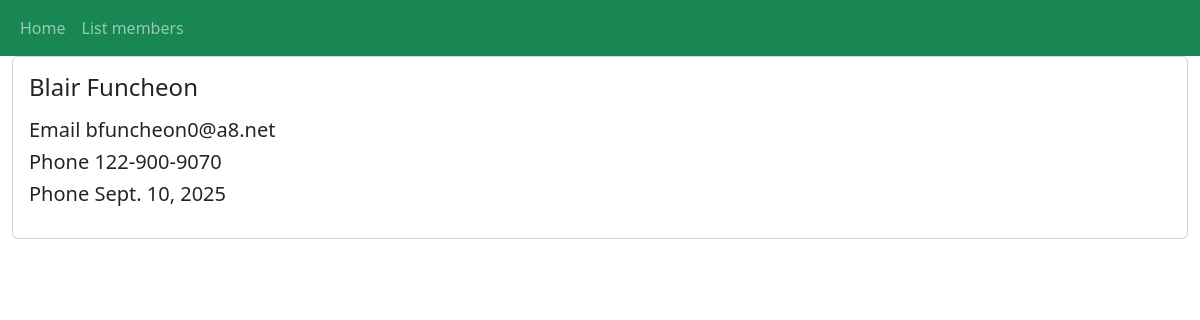
Page /members/details/17 on the committed database.
### members/models.py (models this page shows, shortened)
class Member(models.Model):
    fname = models.CharField(max_length=255, verbose_name="Firstname")
    lname = models.CharField(max_length=255, verbose_name="Lastname")
    email = models.CharField(null=True)
    phone = models.CharField(max_length=12, null=True)
    join_date = models.DateField(null=True,auto_now_add=True)

### members/views.py (the view)
# urls.py: path('members/details/<int:id>',views.user_details,name='details')
def user_details(request,id):
    member = Member.objects.get(id = id)
    template = loader.get_template("memberDetail.html")
    context = {
        "member":member
    }
    return HttpResponse(template.render(context,request))

### members/templates/memberDetail.html (shortened to what this page needs)
{% extends "master.html" %}
{% block content %}
<div class="row justify-content-start align-items-start g-2">
    <div class="col">
        <div class="card">
            <div class="card-body">
                <h4 class="card-title">{{member.fname}} {{member.lname}}</h4>
                <p class="card-text">
                    <h5>Email {{member.email}}</h5>
                    <h5>Phone {{member.phone}}</h5>
                    <h5>Phone {{member.join_date}}</h5>
                </p>
            </div>
        </div>
    </div>
</div>
{% endblock content %}

### rows in the picture
Member: fname "Blair", lname "Funcheon", email "bfuncheon0@a8.net", phone "122-900-9070", join_date "Sept. 10, 2025"
